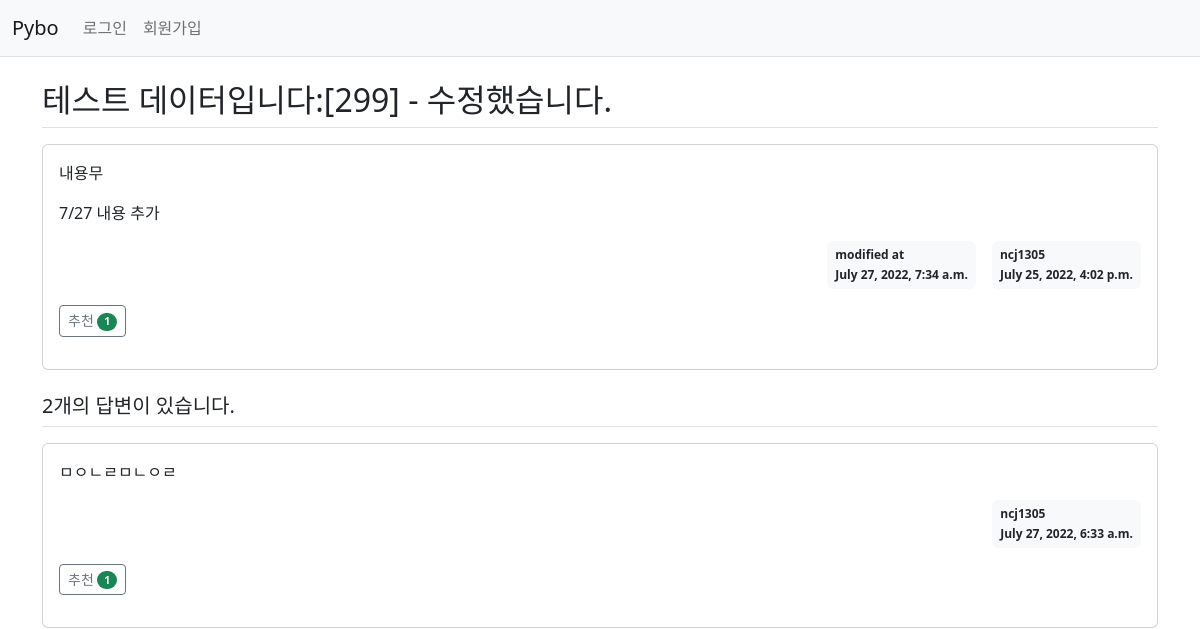
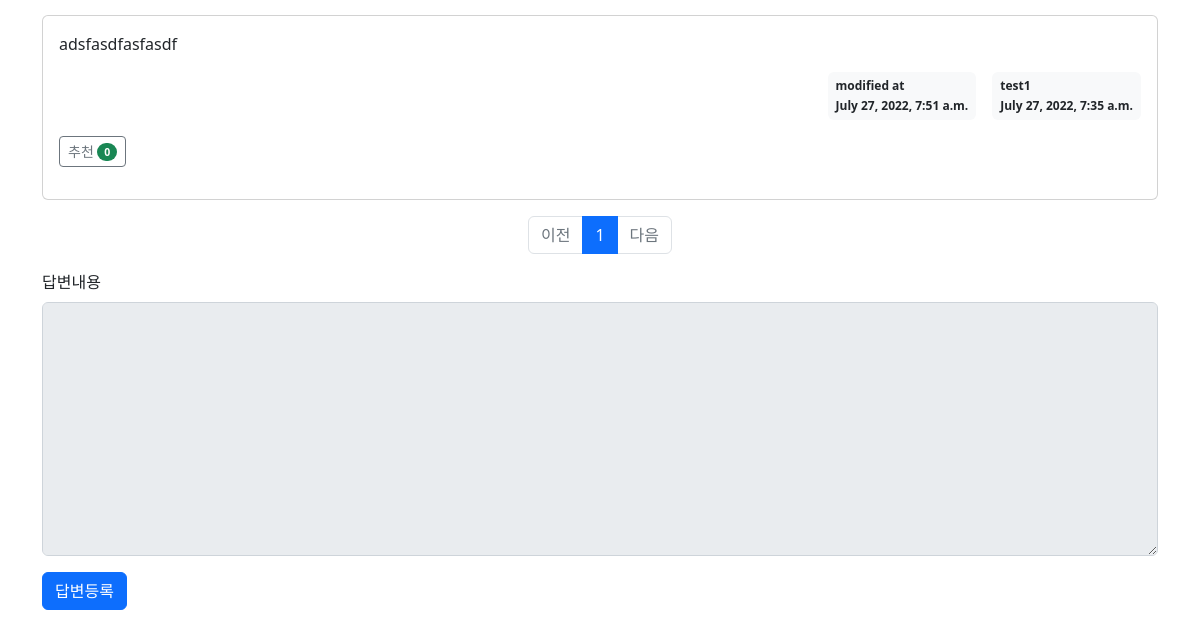
The page /pybo/305/ on the database as committed earlier (2 pictures, top to bottom).
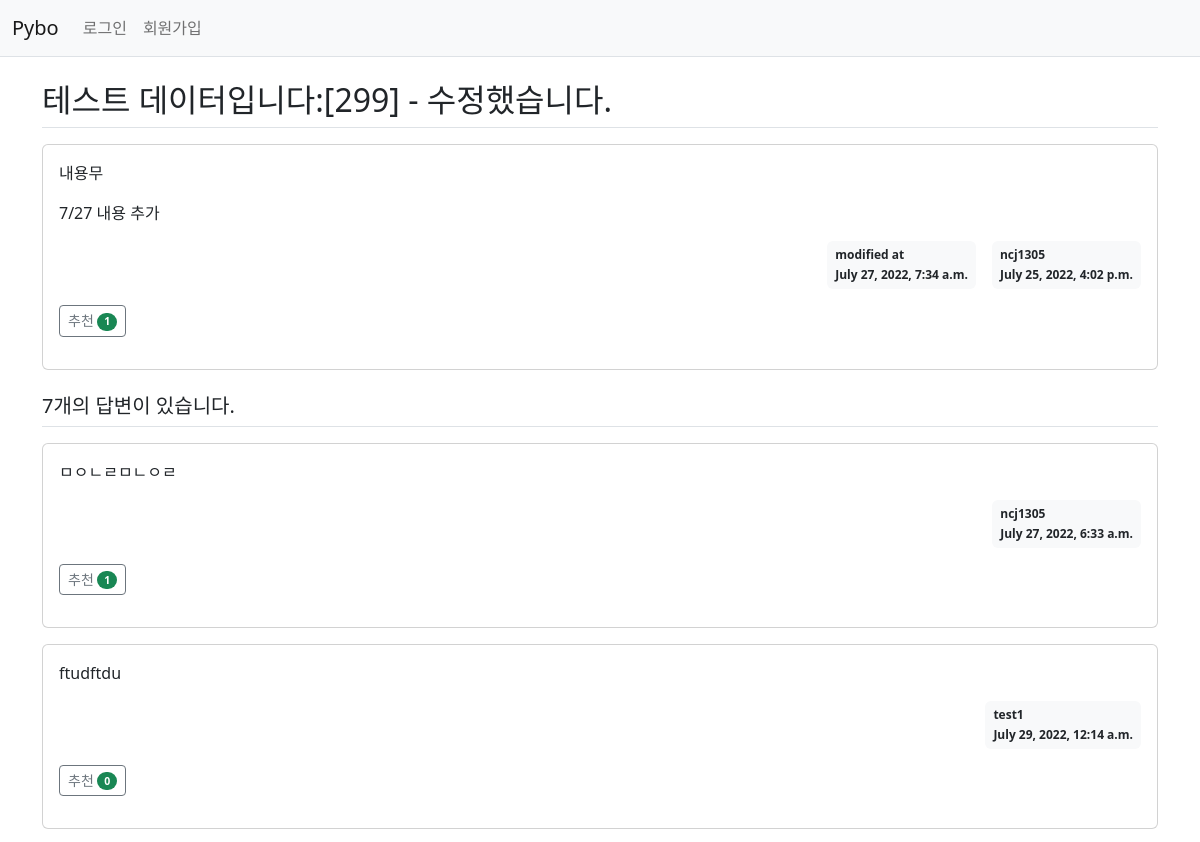
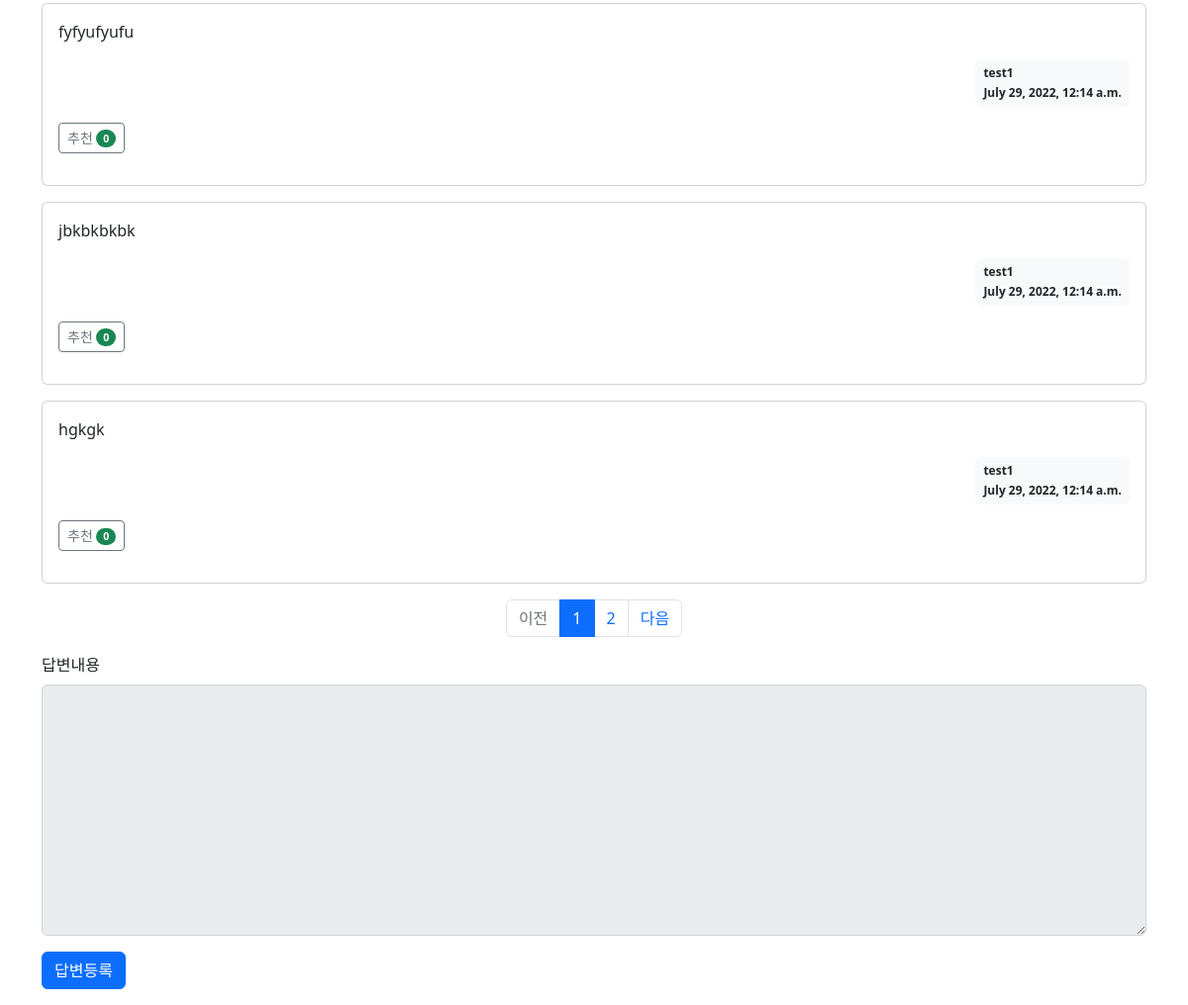
The same page on the database as committed later (2 pictures, top to bottom).
### pybo/models.py (models this page shows, shortened)
class Question(models.Model):
    author = models.ForeignKey(User, on_delete=models.CASCADE, related_name='author_question')
    subject = models.CharField(max_length=200)
    content = models.TextField()
    create_date = models.DateTimeField()
    modify_date = models.DateTimeField(null=True, blank=True)
    voter = models.ManyToManyField(User, related_name='voter_question')  # 추천인 추가

class Answer(models.Model):
    author = models.ForeignKey(User, on_delete=models.CASCADE,  related_name='author_answer')
    question = models.ForeignKey(Question, on_delete=models.CASCADE)
    content = models.TextField()
    create_date = models.DateTimeField()
    modify_date = models.DateTimeField(null=True, blank=True)
    voter = models.ManyToManyField(User, related_name='voter_answer')

### pybo/views/base_views.py (the view)
def detail(request, question_id):
    question = get_object_or_404(Question, pk=question_id)
    answer_page = request.GET.get('answerPage', '1')  # 페이지
    paginator = Paginator(question.answer_set.all().annotate(num_voter=Count('voter')).order_by('-num_voter', '-create_date'), 5)
    answer_page_obj = paginator.get_page(answer_page)
    context = {'question': question, 'answer_page': answer_page_obj}
    return render(request, 'pybo/question_detail.html', context)

### pybo/templatetags/pybo_filter.py (called while the page is built)
@register.filter()
def mark(value):
    extensions = ["nl2br", "fenced_code"]
    return mark_safe(markdown.markdown(value, extensions=extensions))

### templates/pybo/question_detail.html (shortened to what this page needs)
{% extends 'base.html' %}
{% load pybo_filter %}
{% block content %}
<div class="container my-3">
    <h2 class="border-bottom py-2">{{ question.subject }}</h2>
    <div class="card my-3">
        <div class="card-body">
            <div class="card-text" >
                {{ question.content|mark }}
            </div>
            <div class="d-flex justify-content-end">
                {% if question.modify_date %}
                <div class="badge bg-light text-dark p-2 text-start mx-3">
                    <div class="mb-2">modified at</div>
                    <div>{{ question.modify_date }}</div>
                </div>
                {% endif %}
                <div class="badge bg-light text-dark p-2 text-start">
                    <div class="mb-2">{{ question.author.username }}</div>
                    <div>{{ question.create_date }}</div>
                </div>
            </div>
            <div class="my-3">
                <a href="javascript:void(0)" data-uri="{% url 'pybo:question_vote' question.id  %}"
                    class="recommend btn btn-sm btn-outline-secondary"> 추천
                <span class="badge rounded-pill bg-success">{{question.voter.count}}</span>
                </a>
            </div>
        </div>
    </div>
    <h5 class="border-bottom my-3 py-2">
        {{question.answer_set.count}}개의 답변이 있습니다.
    </h5>
    {% for answer in answer_page %}
    <div class="card my-3">
        <div class="card-body">
            <div class="card-text">
                {{ answer.content|mark }}
            </div>
            <div class="d-flex justify-content-end">
                {% if answer.modify_date %}
                <div class="badge bg-light text-dark p-2 text-start mx-3">
                    <div class="mb-2">modified at</div>
                    <div>{{ answer.modify_date }}</div>
                </div>
                {% endif %}
                <div class="badge bg-light text-dark p-2 text-start">
                    <div class="mb-2">{{ answer.author.username }}</div>
                    <div>{{ answer.create_date }}</div>
                </div>
            </div>
            <div class="my-3">
                <a href="javascript:void(0)" data-uri="{% url 'pybo:answer_vote' answer.id  %}"
                    class="recommend btn btn-sm btn-outline-secondary"> 추천
                     <span class="badge rounded-pill bg-success">{{answer.voter.count}}</span>
                </a>
            </div>
        </div>
    </div>
    {% endfor %}
    <ul class="pagination justify-content-center">
        {% if answer_page.has_previous %}
        <li class="page-item">
            {% comment %} <a class="page-link answer-link" href="?page={{ question_list.previous_page_number }}">이전</a> {% endcomment %}
            <a class="page-link answer-link" href="?page={{ question.id }}&answerPage={{ answer_page.previous_page_number }}">이전</a>
        </li>
        {% else %}
        <li class="page-item disabled">
            <a class="page-link answer-link" tabindex="-1" aria-disabled="true" href="#">이전</a>
        </li>
        {% endif %}
        {% for page_number in answer_page.paginator.page_range %}
            {% if page_number == answer_page.number %}
                <li class="page-item active" aria-current="page">
                    <a class="page-link answer-link" href="?page={{ question.id }}&answerPage={{ page_number }}">{{ page_number  }}</a>
                </li>
                {% else %}
                    <li class="page-item">
                        <a class="page-link answer-link" href="?page={{ question.id }}&answerPage={{ page_number }}">{{ page_number }}</a>
                    </li>
            {% endif %}
        {% endfor %}
        {% if answer_page.has_next %}
            <li class="page-item">
                <a class="page-link answer-link" href="?page={{ question.id }}&answerPage={{ answer_page.next_page_number }}">다음</a>
        </li>
        {% else %}
            <li class="page-item disabled">
                <a class="page-link answer-link" tabindex="-1" aria-disabled="true" href="#">다음</a>
            </li>
        {% endif %}
    </ul>
    <form
        action="{% url 'pybo:answer_create' question.id %}"
        method="post"
        class="my-3"
    >
        <div class="mb-3">
            <label for="content" class="form-label">답변내용</label>
            <textarea
                {% if not user.is_authenticated %}disabled{% endif %}
                name="content"
                id="content"
                class="form-control"
                rows="10"
            ></textarea>
        </div>
        <input type="submit" value="답변등록" class="btn btn-primary" />
    </form>
</div>
{% endblock %}

### templates/base.html (shortened to what this page needs)
{% load static %}
<!doctype html>
<html lang="ko">
<head>
    <link href="https://cdn.jsdelivr.net/npm/bootstrap@5.2.0/dist/css/bootstrap.min.css" rel="stylesheet">
    <link rel="stylesheet" type="text/css" href="{% static 'style.css' %}">
</head>
<body>
{% include "navbar.html" %}
{% block content %}
{% endblock %}
</body>
</html>

### templates/navbar.html (shortened to what this page needs)
<nav class="navbar navbar-expand-lg navbar-light bg-light border-bottom">
    <div class="container-fluid">
        <a class="navbar-brand" href="{% url 'pybo:index' %}">Pybo</a>
        <div class="collapse navbar-collapse" id="navbarSupportedContent">
            <ul class="navbar-nav me-auto mb-2 mb-lg-0">
                <li class="nav-item">
                    {% if user.is_authenticated %}
                        <a class="nav-link" href="{% url 'common:logout' %}">{{ user.username }} (로그아웃)</a>
                    {% else %}
                    <a class="nav-link" href="{% url 'common:login' %}"> 로그인 </a>
                    {% endif %}
                </li>
                <li>
                    {% if not user.is_authenticated %}
                    <a class="nav-link" href="{% url 'common:signup' %}">회원가입</a>
                    {% endif %}
                </li>
            </ul>
        </div>
    </div>
</nav>

Rows that differ between the two databases and show on the page:
no longer on this page (row unchanged): Answer: content|mark "adsfasdfasfasdf", modify_date "July 27, 2022, 7:51 a.m.", author.username "test1", create_date "July 27, 2022, 7:35 a.m.", voter.count "0"
computed for Question "테스트 데이터입니다:[299] - 수정했습니다.": answer_set.count "2" → "7"
added Answer: content|mark "ftudftdu", author.username "test1", create_date "July 29, 2022, 12:14 a.m.", voter.count "0"
added Answer: content|mark "fyfyufyufu", author.username "test1", create_date "July 29, 2022, 12:14 a.m.", voter.count "0"
added Answer: content|mark "jbkbkbkbk", author.username "test1", create_date "July 29, 2022, 12:14 a.m.", voter.count "0"
added Answer: content|mark "hgkgk", author.username "test1", create_date "July 29, 2022, 12:14 a.m.", voter.count "0"
Other text that changed with them:
new list line: "2"
